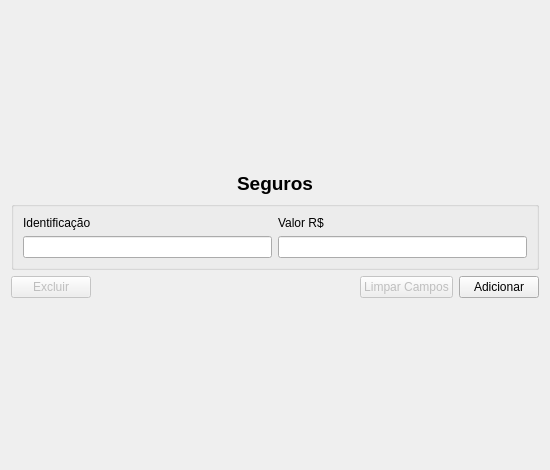
<?xml version="1.0" encoding="UTF-8"?>
<ui version="4.0">
 <class>p_cadastroSeguros</class>
 <widget class="QWidget" name="p_cadastroSeguros">
  <property name="windowModality">
   <enum>Qt::ApplicationModal</enum>
  </property>
  <property name="geometry">
   <rect>
    <x>0</x>
    <y>0</y>
    <width>550</width>
    <height>470</height>
   </rect>
  </property>
  <property name="sizePolicy">
   <sizepolicy hsizetype="Fixed" vsizetype="Fixed">
    <horstretch>0</horstretch>
    <verstretch>0</verstretch>
   </sizepolicy>
  </property>
  <property name="minimumSize">
   <size>
    <width>550</width>
    <height>470</height>
   </size>
  </property>
  <property name="maximumSize">
   <size>
    <width>550</width>
    <height>470</height>
   </size>
  </property>
  <property name="windowTitle">
   <string>Seguros</string>
  </property>
  <layout class="QVBoxLayout" name="verticalLayout_2">
   <item>
    <layout class="QVBoxLayout" name="verticalLayout">
     <item>
      <layout class="QHBoxLayout" name="horizontalLayout">
       <property name="sizeConstraint">
        <enum>QLayout::SetNoConstraint</enum>
       </property>
       <item>
        <widget class="QLabel" name="label">
         <property name="sizePolicy">
          <sizepolicy hsizetype="Fixed" vsizetype="Fixed">
           <horstretch>0</horstretch>
           <verstretch>0</verstretch>
          </sizepolicy>
         </property>
         <property name="font">
          <font>
           <pointsize>14</pointsize>
           <weight>75</weight>
           <bold>true</bold>
          </font>
         </property>
         <property name="text">
          <string>&lt;html&gt;&lt;head/&gt;&lt;body&gt;&lt;p align=&quot;center&quot;&gt;Seguros&lt;/p&gt;&lt;/body&gt;&lt;/html&gt;</string>
         </property>
        </widget>
       </item>
      </layout>
     </item>
     <item>
      <layout class="QVBoxLayout" name="verticalLayout_3">
       <item>
        <widget class="QGroupBox" name="groupBox_3">
         <property name="sizePolicy">
          <sizepolicy hsizetype="Preferred" vsizetype="Fixed">
           <horstretch>0</horstretch>
           <verstretch>0</verstretch>
          </sizepolicy>
         </property>
         <property name="title">
          <string/>
         </property>
         <layout class="QVBoxLayout" name="verticalLayout_5">
          <item>
           <layout class="QGridLayout" name="gridLayout_3">
            <item row="2" column="1">
             <widget class="QLabel" name="label_4">
              <property name="text">
               <string>Valor R$</string>
              </property>
             </widget>
            </item>
            <item row="3" column="0">
             <widget class="QLineEdit" name="campIdent"/>
            </item>
            <item row="3" column="1">
             <widget class="QLineEdit" name="campValor">
              <property name="whatsThis">
               <string>&lt;html&gt;&lt;head/&gt;&lt;body&gt;&lt;p align=&quot;right&quot;&gt;&lt;br/&gt;&lt;/p&gt;&lt;/body&gt;&lt;/html&gt;</string>
              </property>
              <property name="cursorPosition">
               <number>0</number>
              </property>
              <property name="alignment">
               <set>Qt::AlignLeading|Qt::AlignLeft|Qt::AlignVCenter</set>
              </property>
              <property name="cursorMoveStyle">
               <enum>Qt::LogicalMoveStyle</enum>
              </property>
             </widget>
            </item>
            <item row="2" column="0">
             <widget class="QLabel" name="label_2">
              <property name="text">
               <string>Identificação</string>
              </property>
             </widget>
            </item>
           </layout>
          </item>
         </layout>
        </widget>
       </item>
       <item>
        <layout class="QGridLayout" name="gridLayout_6">
         <property name="spacing">
          <number>6</number>
         </property>
         <item row="0" column="2">
          <widget class="QPushButton" name="b_limpar">
           <property name="enabled">
            <bool>false</bool>
           </property>
           <property name="text">
            <string>Limpar Campos</string>
           </property>
          </widget>
         </item>
         <item row="0" column="3">
          <widget class="QPushButton" name="b_novo">
           <property name="text">
            <string>Adicionar</string>
           </property>
          </widget>
         </item>
         <item row="0" column="1">
          <spacer name="horizontalSpacer">
           <property name="orientation">
            <enum>Qt::Horizontal</enum>
           </property>
           <property name="sizeHint" stdset="0">
            <size>
             <width>40</width>
             <height>20</height>
            </size>
           </property>
          </spacer>
         </item>
         <item row="0" column="0">
          <widget class="QPushButton" name="b_excluir">
           <property name="enabled">
            <bool>false</bool>
           </property>
           <property name="text">
            <string>Excluir</string>
           </property>
          </widget>
         </item>
        </layout>
       </item>
      </layout>
     </item>
    </layout>
   </item>
  </layout>
 </widget>
 <tabstops>
  <tabstop>campIdent</tabstop>
  <tabstop>campValor</tabstop>
  <tabstop>b_novo</tabstop>
  <tabstop>b_limpar</tabstop>
  <tabstop>b_excluir</tabstop>
 </tabstops>
 <resources/>
 <connections/>
</ui>
